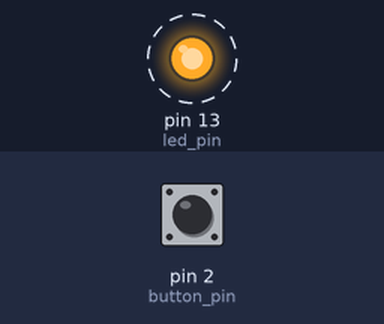
A program run on a simulated Arduino Mega 2560, built with avr-gcc and run on an emulated ATmega2560. Shown: output pins drawn as LEDs (lit = HIGH). Dashed ring = blinking. The inputs (shaded band) are chosen by the test bench; at power-on: pin 2 (button_pin) HIGH. What the program prints to the serial monitor is not drawn.

Above: at 0.04 s.
Timing chart, 0 to 3.0 s (numbered marks = the images above):
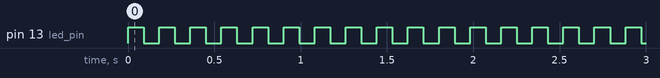

The program:

main.cpp
```cpp
#include <Arduino.h>
#include <Arduino_FreeRTOS.h>

void Task_ReadDigitalInput(void *param);
void Task_WriteDigitalOutput(void *param);

TaskHandle_t Task_Handle1;
TaskHandle_t Task_Handle2;

int button_pin  = 2;           // pin 2
int led_pin     = LED_BUILTIN;    // led builtin

void setup() {
  // put your setup code here, to run once:
  Serial.begin(9600);
  pinMode(button_pin, INPUT_PULLUP);
  pinMode(led_pin, OUTPUT);

  xTaskCreate(
    Task_ReadDigitalInput,        // Function to be called
    "Task Read Digital Input",    // Name of task
    128,                          // Stack size
    NULL,                         // Parameter to pass to function
    1,                            // Priority, (configMAX_PRIORITIES - 1) being the highest, and 0 being the lowest.
    &Task_Handle1
  );

  xTaskCreate(
    Task_WriteDigitalOutput,      // Function to be called
    "Task Write Digital Output",  // Name of task
    128,                          // Stack size
    NULL,                         // Parameter to pass to function
    2,                            // Priority, (configMAX_PRIORITIES - 1) being the highest, and 0 being the lowest.
    &Task_Handle2
  );
}

void loop() {
  // put your main code here, to run repeatedly:
}

void Task_ReadDigitalInput(void *param){
  (void) param;

  while (1)
  {
    int x = digitalRead(button_pin);
    Serial.println(x);
    vTaskDelay(1000/portTICK_PERIOD_MS);  // delay each 1 sec
  }
}

void Task_WriteDigitalOutput(void *param){
  (void) param;

  while (1)
  {
    digitalWrite(led_pin, HIGH);
    vTaskDelay(100/portTICK_PERIOD_MS);  // delay each 1 sec
    digitalWrite(led_pin, LOW);
    vTaskDelay(100/portTICK_PERIOD_MS);  // delay each 1 sec
  }
}
```

Measured:
- by itself, pin 13 (led_pin): alternates HIGH for 0.09 s and LOW for 0.09 s
